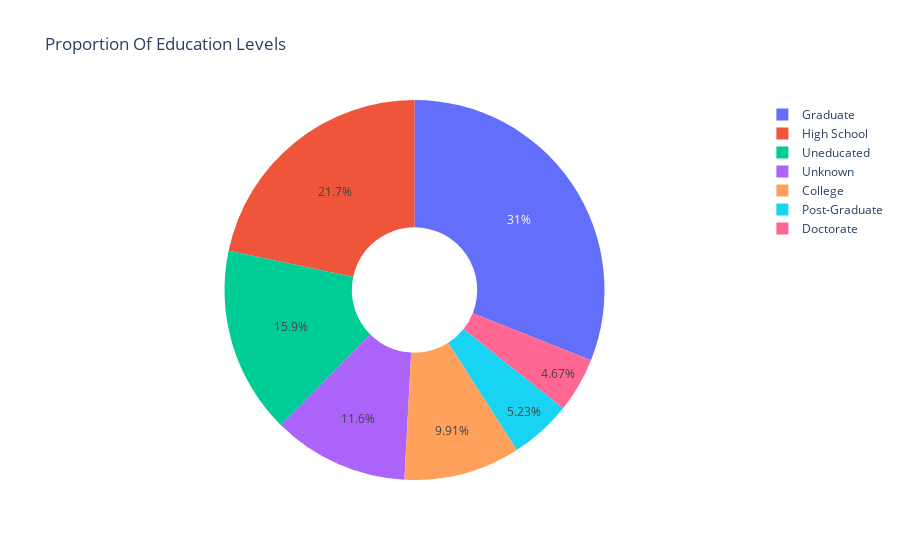

The notebook cell this image was saved under:
### Code cell
import plotly.express as px

# Eğitim seviyelerine göre pasta grafiği
fig = px.pie(df, names='Education_Level', title='Proportion Of Education Levels', hole=0.33)

# Grafiği gösterme
fig.show()

### Figure 1 — Plotly figure (JSON) as saved in the notebook; plotly's stock layout.template omitted (floating-point values rounded to 4 significant figures; data arrays with more than 128 entries replaced by an {"elided": "..."} marker saying what was removed)
{"data": [{"domain": {"x": [0, 1], "y": [0, 1]}, "hole": 0.33, "hovertemplate": "Education_Level=%{label}<extra></extra>", "labels": {"elided": "535 str values"}, "legendgroup": "", "name": "", "showlegend": true, "type": "pie"}], "layout": {"legend": {"tracegroupgap": 0}, "title": {"text": "Proportion Of Education Levels"}}}
